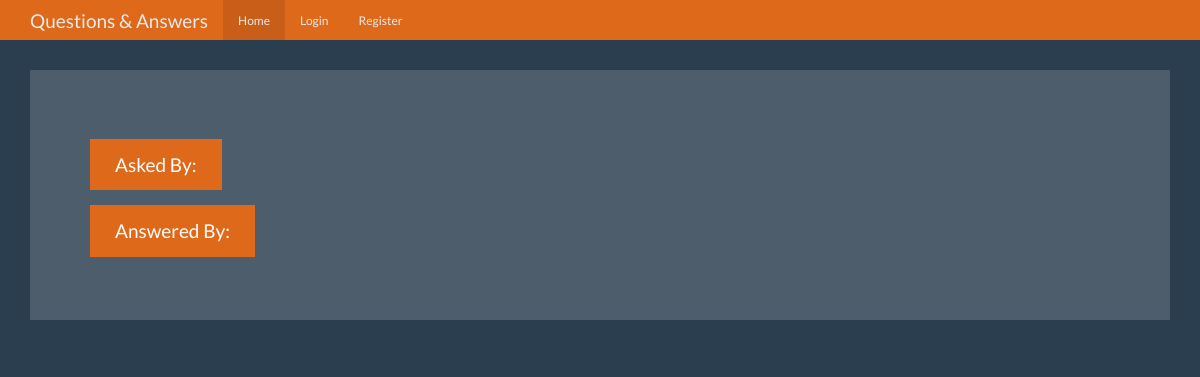
/question/2, run on an earlier commit of the app's database.
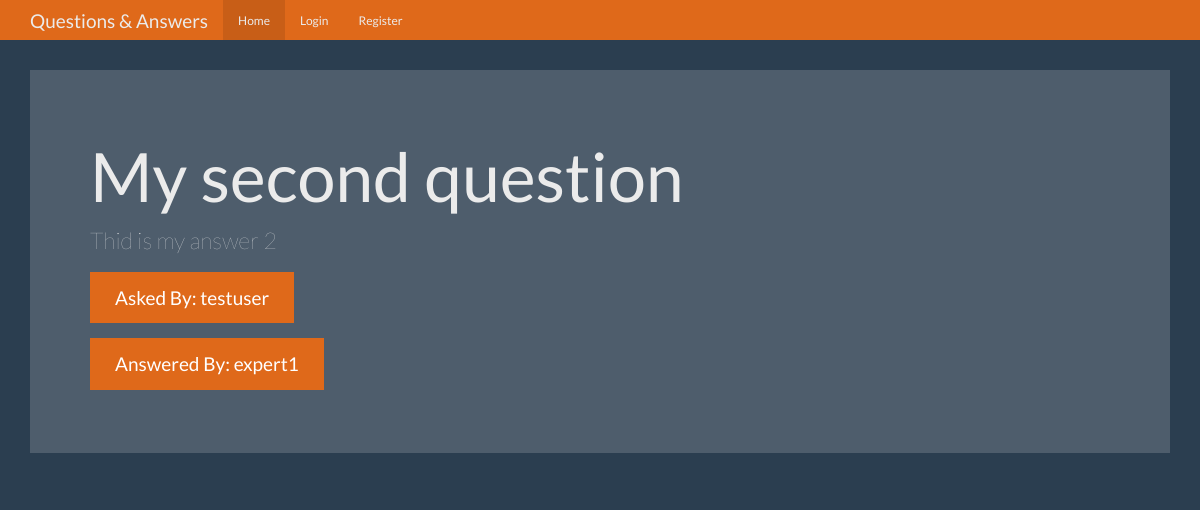
And on a later commit of the database.
### tables this page shows
CREATE TABLE questions (
    id integer primary key autoincrement,
    question_text text not null,
    answer_text text,
    asked_by_id integer not null,
    expert_id integer not null
);

CREATE TABLE "users" (
  "id" integer PRIMARY KEY AUTOINCREMENT,
  "name" text NOT NULL,
  "password" text NOT NULL,
  "expert" boolean NOT NULL,
  "admin" boolean NOT NULL
);

### app.py (the view)
@app.route('/question/<question_id>')
def question(question_id):
    user = get_current_user()
    db = get_db()
    question_cur = db.execute('select questions.question_text, questions.answer_text, askers.name as asker_name, '
                              'experts.name as expert_name from questions '
                              'join users as askers on askers.id = questions.asked_by_id '
                              'join users as experts on experts.id = questions.expert_id '
                              'where questions.id = ?', [question_id])
    question_result = question_cur.fetchone()
    return render_template('question.html', user=user, question=question_result)

### app.py (called while the page is built)
def get_current_user():
    user_result = None
    if 'user' in session:
        user = session['user']
        db = get_db()
        user_cur = db.execute('select id, name, password, expert, admin from users where name = ?', [user])
        user_result = user_cur.fetchone()
    return user_result

### database.py (called while the page is built)
def connect_db():
    sql = sqlite3.connect('q&a.db')
    sql.row_factory = sqlite3.Row
    return sql

def get_db():
    if not hasattr(g, 'sqlite3_db'):
        g.sqlite_db = connect_db()
    return g.sqlite_db

### templates/question.html (shortened to what this page needs)
{% extends "base.html" %}
{% from "show_links.html" import show_links %}
{% block nav %}
    {{ show_links(user) }}
{% endblock %}
{% block body %}
    <div class="jumbotron">
        <h1>{{ question['question_text'] }}</h1>
        <p>{{ question['answer_text'] }}</p>
        <p><a class="btn btn-primary btn-lg">Asked By: {{ question['asker_name'] }}</a></p>
        <p><a class="btn btn-primary btn-lg">Answered By: {{ question['expert_name'] }}</a></p>
    </div>
{% endblock %}

What changed in the data, as far as the page shows it:
added questions: question_text "My second question", answer_text "Thid is my answer 2"
now on this page (row unchanged): users: asker_name "testuser"
now on this page (row unchanged): users: expert_name "expert1"
